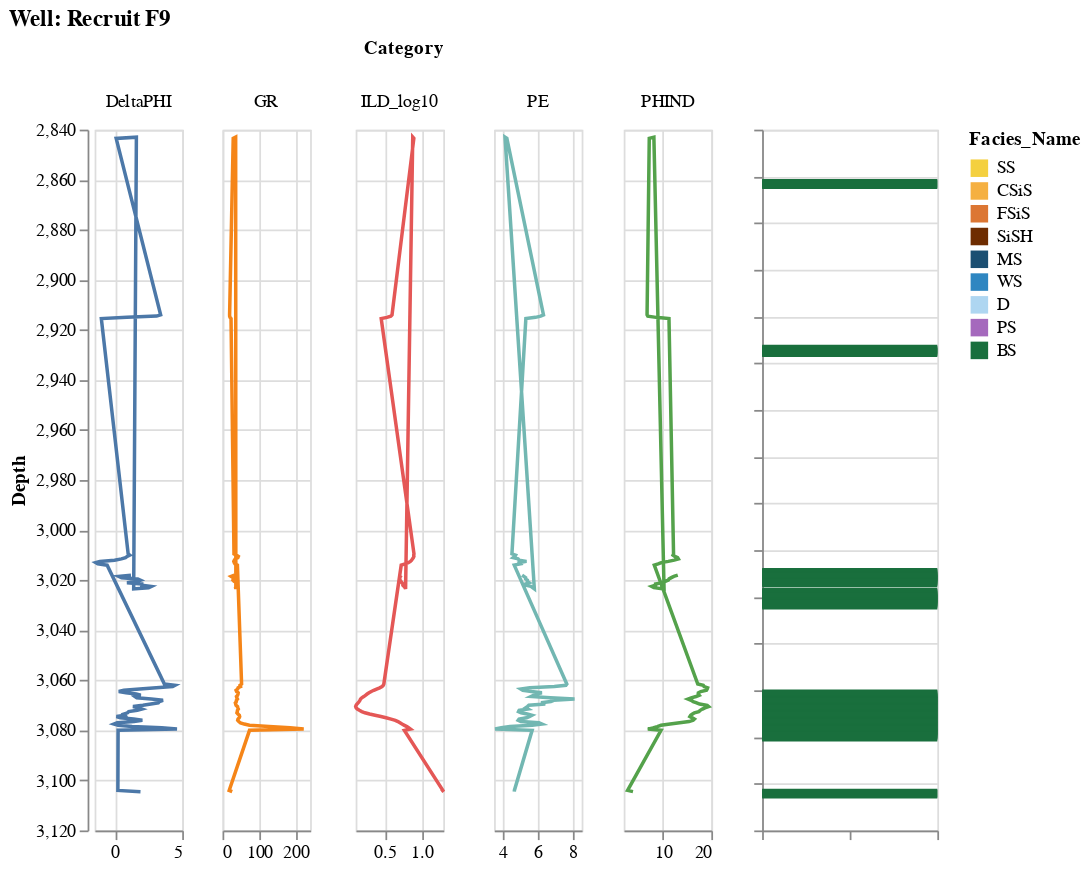

Notebook code for this chart:
### Markdown cell above
Dans la figure ci-dessus, nous regardons l'évolution de nos variables mesurées et le type de faciès en fonction de la profondeur.

On pourrait visualiser d'autres WELLS et déterminer par exemple les faciès qu'on retrouve plus en profondeur.

### Code cell
plot_Facies(df[df['Well Name']=='Recruit F9'], Name='Recruit F9')

### Figure 1 — Vega-Lite specification as saved in the notebook (floating-point values rounded to 4 significant figures; data arrays with more than 128 entries replaced by an {"elided": "..."} marker saying what was removed)
{"config": {"view": {"continuousWidth": 400, "continuousHeight": 300}}, "hconcat": [{"data": {"name": "data-cae32330fcea4c36321f3baf33463c1b"}, "mark": "line", "encoding": {"color": {"type": "nominal", "field": "Category", "legend": null}, "column": {"type": "nominal", "field": "Category"}, "order": {"type": "quantitative", "field": "index"}, "x": {"type": "quantitative", "axis": {"title": null}, "field": "valeur", "scale": {"zero": false}}, "y": {"type": "quantitative", "field": "Depth", "scale": {"reverse": true, "zero": false}}}, "height": 400, "resolve": {"scale": {"x": "independent"}}, "title": "Well: Recruit F9", "transform": [{"filter": "(datum.Category !== 'Facies_Name')"}], "width": 50}, {"data": {"name": "data-79ccadc0c37e87a64f572b6ddb56778b"}, "mark": "bar", "encoding": {"color": {"type": "nominal", "field": "Facies_Name", "scale": {"domain": ["SS", "CSiS", "FSiS", "SiSH", "MS", "WS", "D", "PS", "BS"], "range": ["#F4D03F", "#F5B041", "#DC7633", "#6E2C00", "#1B4F72", "#2E86C1", "#AED6F1", "#A569BD", "#196F3D"]}}, "x": {"type": "quantitative", "aggregate": "count", "axis": {"grid": false, "labels": false, "title": null}}, "y": {"type": "quantitative", "axis": {"labels": false, "title": null}, "field": "Depth", "scale": {"reverse": true}}}, "height": 400, "width": 100}], "resolve": {"scale": {"color": "independent"}}, "$schema": "https://vega.github.io/schema/vega-lite/v4.8.1.json", "datasets": {"data-cae32330fcea4c36321f3baf33463c1b": {"elided": "408 records"}, "data-79ccadc0c37e87a64f572b6ddb56778b": [{"Facies": 9, "Formation": "C LM", "Well Name": "Recruit F9", "Depth": 3018.0, "GR": 32.78, "ILD_log10": 0.723, "DeltaPHI": 1.2, "PHIND": 13.11, "PE": 5.1, "RELPOS": 0.186, "NM_M2": 1, "Facies_Name": "BS"}, {"Facies": 9, "Formation": "C LM", "Well Name": "Recruit F9", "Depth": 3018.0, "GR": 23.5, "ILD_log10": 0.711, "DeltaPHI": 0.3, "PHIND": 12.3, "PE": 5.2, "RELPOS": 0.176, "NM_M2": 1, "Facies_Name": "BS"}, {"Facies": 9, "Formation": "C LM", "Well Name": "Recruit F9", "Depth": 3019.0, "GR": 28.33, "ILD_log10": 0.706, "DeltaPHI": 0.5, "PHIND": 11.79, "PE": 5.3, "RELPOS": 0.167, "NM_M2": 1, "Facies_Name": "BS"}, {"Facies": 9, "Formation": "C LM", "Well Name": "Recruit F9", "Depth": 3020.0, "GR": 31.12, "ILD_log10": 0.704, "DeltaPHI": 1.7, "PHIND": 11.32, "PE": 5.3, "RELPOS": 0.157, "NM_M2": 1, "Facies_Name": "BS"}, {"Facies": 9, "Formation": "C LM", "Well Name": "Recruit F9", "Depth": 3020.0, "GR": 28.68, "ILD_log10": 0.709, "DeltaPHI": 1.9, "PHIND": 11.16, "PE": 5.4, "RELPOS": 0.147, "NM_M2": 1, "Facies_Name": "BS"}, {"Facies": 9, "Formation": "C LM", "Well Name": "Recruit F9", "Depth": 3020.0, "GR": 31.67, "ILD_log10": 0.721, "DeltaPHI": 1.6, "PHIND": 10.54, "PE": 5.4, "RELPOS": 0.137, "NM_M2": 1, "Facies_Name": "BS"}, {"Facies": 9, "Formation": "C LM", "Well Name": "Recruit F9", "Depth": 3021.0, "GR": 39.75, "ILD_log10": 0.733, "DeltaPHI": 0.9, "PHIND": 10.04, "PE": 5.5, "RELPOS": 0.127, "NM_M2": 1, "Facies_Name": "BS"}, {"Facies": 9, "Formation": "C LM", "Well Name": "Recruit F9", "Depth": 3022.0, "GR": 36.56, "ILD_log10": 0.747, "DeltaPHI": 2.0, "PHIND": 8.545, "PE": 5.3, "RELPOS": 0.118, "NM_M2": 1, "Facies_Name": "BS"}, {"Facies": 9, "Formation": "C LM", "Well Name": "Recruit F9", "Depth": 3022.0, "GR": 36.56, "ILD_log10": 0.747, "DeltaPHI": 2.0, "PHIND": 8.545, "PE": 5.3, "RELPOS": 0.118, "NM_M2": 1, "Facies_Name": "BS"}, {"Facies": 9, "Formation": "C LM", "Well Name": "Recruit F9", "Depth": 3022.0, "GR": 37.21, "ILD_log10": 0.764, "DeltaPHI": 2.7, "PHIND": 7.73, "PE": 5.6, "RELPOS": 0.108, "NM_M2": 1, "Facies_Name": "BS"}, {"Facies": 9, "Formation": "C LM", "Well Name": "Recruit F9", "Depth": 3023.0, "GR": 35.8, "ILD_log10": 0.777, "DeltaPHI": 2.5, "PHIND": 8.195, "PE": 5.7, "RELPOS": 0.098, "NM_M2": 1, "Facies_Name": "BS"}, {"Facies": 9, "Formation": "C LM", "Well Name": "Recruit F9", "Depth": 3024.0, "GR": 36.56, "ILD_log10": 0.784, "DeltaPHI": 1.4, "PHIND": 10.29, "PE": 5.8, "RELPOS": 0.088, "NM_M2": 1, "Facies_Name": "BS"}, {"Facies": 9, "Formation": "A1 LM", "Well Name": "Recruit F9", "Depth": 2843.0, "GR": 36.08, "ILD_log10": 0.882, "DeltaPHI": 1.6, "PHIND": 8.2, "PE": 4.125, "RELPOS": 0.645, "NM_M2": 1, "Facies_Name": "BS"}, {"Facies": 9, "Formation": "A1 LM", "Well Name": "Recruit F9", "Depth": 2844.0, "GR": 29.34, "ILD_log10": 0.897, "DeltaPHI": 0.1, "PHIND": 7.25, "PE": 4.23, "RELPOS": 0.632, "NM_M2": 1, "Facies_Name": "BS"}, {"Facies": 9, "Formation": "B2 LM", "Well Name": "Recruit F9", "Depth": 2914.0, "GR": 19.46, "ILD_log10": 0.598, "DeltaPHI": 3.4, "PHIND": 6.8, "PE": 6.321, "RELPOS": 0.556, "NM_M2": 1, "Facies_Name": "BS"}, {"Facies": 9, "Formation": "B2 LM", "Well Name": "Recruit F9", "Depth": 2914.0, "GR": 19.55, "ILD_log10": 0.581, "DeltaPHI": 3.1, "PHIND": 6.95, "PE": 6.16, "RELPOS": 0.519, "NM_M2": 1, "Facies_Name": "BS"}, {"Facies": 9, "Formation": "B2 LM", "Well Name": "Recruit F9", "Depth": 2915.0, "GR": 20.65, "ILD_log10": 0.529, "DeltaPHI": 0.9, "PHIND": 8.65, "PE": 5.865, "RELPOS": 0.481, "NM_M2": 1, "Facies_Name": "BS"}, {"Facies": 9, "Formation": "B2 LM", "Well Name": "Recruit F9", "Depth": 2916.0, "GR": 23.37, "ILD_log10": 0.45, "DeltaPHI": -1.0, "PHIND": 11.3, "PE": 5.315, "RELPOS": 0.444, "NM_M2": 1, "Facies_Name": "BS"}, {"Facies": 9, "Formation": "B2 LM", "Well Name": "Recruit F9", "Depth": 3010.0, "GR": 31.45, "ILD_log10": 0.899, "DeltaPHI": 0.99, "PHIND": 12.24, "PE": 4.52, "RELPOS": 0.833, "NM_M2": 1, "Facies_Name": "BS"}, {"Facies": 9, "Formation": "B2 LM", "Well Name": "Recruit F9", "Depth": 3010.0, "GR": 37.84, "ILD_log10": 0.895, "DeltaPHI": 1.105, "PHIND": 12.13, "PE": 4.727, "RELPOS": 0.8, "NM_M2": 1, "Facies_Name": "BS"}, {"Facies": 9, "Formation": "B2 LM", "Well Name": "Recruit F9", "Depth": 3010.0, "GR": 43.31, "ILD_log10": 0.898, "DeltaPHI": 0.916, "PHIND": 12.51, "PE": 4.687, "RELPOS": 0.767, "NM_M2": 1, "Facies_Name": "BS"}, {"Facies": 9, "Formation": "B2 LM", "Well Name": "Recruit F9", "Depth": 3011.0, "GR": 41.91, "ILD_log10": 0.891, "DeltaPHI": 0.793, "PHIND": 13.07, "PE": 4.594, "RELPOS": 0.733, "NM_M2": 1, "Facies_Name": "BS"}, {"Facies": 9, "Formation": "B2 LM", "Well Name": "Recruit F9", "Depth": 3012.0, "GR": 35.06, "ILD_log10": 0.878, "DeltaPHI": 0.492, "PHIND": 13.23, "PE": 4.867, "RELPOS": 0.7, "NM_M2": 1, "Facies_Name": "BS"}, {"Facies": 9, "Formation": "B2 LM", "Well Name": "Recruit F9", "Depth": 3012.0, "GR": 32.53, "ILD_log10": 0.867, "DeltaPHI": -0.022, "PHIND": 12.38, "PE": 4.93, "RELPOS": 0.667, "NM_M2": 1, "Facies_Name": "BS"}, {"Facies": 9, "Formation": "B2 LM", "Well Name": "Recruit F9", "Depth": 3012.0, "GR": 30.91, "ILD_log10": 0.85, "DeltaPHI": -1.111, "PHIND": 11.17, "PE": 5.352, "RELPOS": 0.633, "NM_M2": 1, "Facies_Name": "BS"}, {"Facies": 9, "Formation": "B2 LM", "Well Name": "Recruit F9", "Depth": 3013.0, "GR": 32.19, "ILD_log10": 0.821, "DeltaPHI": -1.42, "PHIND": 9.721, "PE": 4.961, "RELPOS": 0.6, "NM_M2": 1, "Facies_Name": "BS"}, {"Facies": 9, "Formation": "B2 LM", "Well Name": "Recruit F9", "Depth": 3014.0, "GR": 34.28, "ILD_log10": 0.778, "DeltaPHI": -1.263, "PHIND": 9.076, "PE": 5.012, "RELPOS": 0.567, "NM_M2": 1, "Facies_Name": "BS"}, {"Facies": 9, "Formation": "B2 LM", "Well Name": "Recruit F9", "Depth": 3014.0, "GR": 40.84, "ILD_log10": 0.724, "DeltaPHI": -0.57, "PHIND": 8.284, "PE": 4.652, "RELPOS": 0.533, "NM_M2": 1, "Facies_Name": "BS"}, {"Facies": 9, "Formation": "B5 LM", "Well Name": "Recruit F9", "Depth": 3062.0, "GR": 52.28, "ILD_log10": 0.486, "DeltaPHI": 3.68, "PHIND": 17.22, "PE": 7.652, "RELPOS": 0.75, "NM_M2": 1, "Facies_Name": "BS"}, {"Facies": 9, "Formation": "B5 LM", "Well Name": "Recruit F9", "Depth": 3062.0, "GR": 48.12, "ILD_log10": 0.479, "DeltaPHI": 4.463, "PHIND": 18.34, "PE": 7.598, "RELPOS": 0.733, "NM_M2": 1, "Facies_Name": "BS"}, {"Facies": 9, "Formation": "B5 LM", "Well Name": "Recruit F9", "Depth": 3062.0, "GR": 49.41, "ILD_log10": 0.462, "DeltaPHI": 4.29, "PHIND": 18.51, "PE": 6.941, "RELPOS": 0.717, "NM_M2": 1, "Facies_Name": "BS"}, {"Facies": 9, "Formation": "B5 LM", "Well Name": "Recruit F9", "Depth": 3063.0, "GR": 42.69, "ILD_log10": 0.429, "DeltaPHI": 3.075, "PHIND": 19.24, "PE": 5.539, "RELPOS": 0.7, "NM_M2": 1, "Facies_Name": "BS"}, {"Facies": 9, "Formation": "B5 LM", "Well Name": "Recruit F9", "Depth": 3064.0, "GR": 41.44, "ILD_log10": 0.387, "DeltaPHI": 1.846, "PHIND": 19.15, "PE": 5.027, "RELPOS": 0.683, "NM_M2": 1, "Facies_Name": "BS"}, {"Facies": 9, "Formation": "B5 LM", "Well Name": "Recruit F9", "Depth": 3064.0, "GR": 37.22, "ILD_log10": 0.348, "DeltaPHI": 0.672, "PHIND": 19.01, "PE": 5.144, "RELPOS": 0.667, "NM_M2": 1, "Facies_Name": "BS"}, {"Facies": 9, "Formation": "B5 LM", "Well Name": "Recruit F9", "Depth": 3064.0, "GR": 38.66, "ILD_log10": 0.314, "DeltaPHI": 0.292, "PHIND": 17.82, "PE": 5.633, "RELPOS": 0.65, "NM_M2": 1, "Facies_Name": "BS"}, {"Facies": 9, "Formation": "B5 LM", "Well Name": "Recruit F9", "Depth": 3065.0, "GR": 43.0, "ILD_log10": 0.283, "DeltaPHI": 0.828, "PHIND": 17.34, "PE": 6.231, "RELPOS": 0.633, "NM_M2": 1, "Facies_Name": "BS"}, {"Facies": 9, "Formation": "B5 LM", "Well Name": "Recruit F9", "Depth": 3066.0, "GR": 42.53, "ILD_log10": 0.257, "DeltaPHI": 1.594, "PHIND": 17.3, "PE": 5.898, "RELPOS": 0.617, "NM_M2": 1, "Facies_Name": "BS"}, {"Facies": 9, "Formation": "B5 LM", "Well Name": "Recruit F9", "Depth": 3066.0, "GR": 41.19, "ILD_log10": 0.234, "DeltaPHI": 1.921, "PHIND": 17.51, "PE": 5.754, "RELPOS": 0.6, "NM_M2": 1, "Facies_Name": "BS"}, {"Facies": 9, "Formation": "B5 LM", "Well Name": "Recruit F9", "Depth": 3066.0, "GR": 38.25, "ILD_log10": 0.211, "DeltaPHI": 1.498, "PHIND": 16.86, "PE": 5.609, "RELPOS": 0.583, "NM_M2": 1, "Facies_Name": "BS"}, {"Facies": 9, "Formation": "B5 LM", "Well Name": "Recruit F9", "Depth": 3067.0, "GR": 39.22, "ILD_log10": 0.184, "DeltaPHI": 1.629, "PHIND": 15.85, "PE": 6.711, "RELPOS": 0.567, "NM_M2": 1, "Facies_Name": "BS"}, {"Facies": 9, "Formation": "B5 LM", "Well Name": "Recruit F9", "Depth": 3068.0, "GR": 40.94, "ILD_log10": 0.167, "DeltaPHI": 2.706, "PHIND": 15.21, "PE": 8.094, "RELPOS": 0.55, "NM_M2": 1, "Facies_Name": "BS"}, {"Facies": 9, "Formation": "B5 LM", "Well Name": "Recruit F9", "Depth": 3068.0, "GR": 38.0, "ILD_log10": 0.158, "DeltaPHI": 3.576, "PHIND": 15.86, "PE": 6.902, "RELPOS": 0.533, "NM_M2": 1, "Facies_Name": "BS"}, {"Facies": 9, "Formation": "B5 LM", "Well Name": "Recruit F9", "Depth": 3068.0, "GR": 37.94, "ILD_log10": 0.148, "DeltaPHI": 3.308, "PHIND": 16.27, "PE": 6.742, "RELPOS": 0.517, "NM_M2": 1, "Facies_Name": "BS"}, {"Facies": 9, "Formation": "B5 LM", "Well Name": "Recruit F9", "Depth": 3069.0, "GR": 35.16, "ILD_log10": 0.133, "DeltaPHI": 3.224, "PHIND": 16.99, "PE": 6.18, "RELPOS": 0.5, "NM_M2": 1, "Facies_Name": "BS"}, {"Facies": 9, "Formation": "B5 LM", "Well Name": "Recruit F9", "Depth": 3070.0, "GR": 36.09, "ILD_log10": 0.118, "DeltaPHI": 2.679, "PHIND": 17.59, "PE": 6.422, "RELPOS": 0.483, "NM_M2": 1, "Facies_Name": "BS"}, {"Facies": 9, "Formation": "B5 LM", "Well Name": "Recruit F9", "Depth": 3070.0, "GR": 37.06, "ILD_log10": 0.106, "DeltaPHI": 2.082, "PHIND": 19.16, "PE": 5.484, "RELPOS": 0.467, "NM_M2": 1, "Facies_Name": "BS"}, {"Facies": 9, "Formation": "B5 LM", "Well Name": "Recruit F9", "Depth": 3070.0, "GR": 41.0, "ILD_log10": 0.1, "DeltaPHI": 1.348, "PHIND": 19.45, "PE": 5.398, "RELPOS": 0.45, "NM_M2": 1, "Facies_Name": "BS"}, {"Facies": 9, "Formation": "B5 LM", "Well Name": "Recruit F9", "Depth": 3071.0, "GR": 42.03, "ILD_log10": 0.106, "DeltaPHI": 1.723, "PHIND": 18.69, "PE": 5.297, "RELPOS": 0.433, "NM_M2": 1, "Facies_Name": "BS"}, {"Facies": 9, "Formation": "B5 LM", "Well Name": "Recruit F9", "Depth": 3072.0, "GR": 43.34, "ILD_log10": 0.123, "DeltaPHI": 2.001, "PHIND": 18.16, "PE": 5.426, "RELPOS": 0.417, "NM_M2": 1, "Facies_Name": "BS"}, {"Facies": 9, "Formation": "B5 LM", "Well Name": "Recruit F9", "Depth": 3072.0, "GR": 40.91, "ILD_log10": 0.151, "DeltaPHI": 1.666, "PHIND": 17.72, "PE": 4.93, "RELPOS": 0.4, "NM_M2": 1, "Facies_Name": "BS"}, {"Facies": 9, "Formation": "B5 LM", "Well Name": "Recruit F9", "Depth": 3072.0, "GR": 40.53, "ILD_log10": 0.184, "DeltaPHI": 1.033, "PHIND": 17.42, "PE": 4.894, "RELPOS": 0.383, "NM_M2": 1, "Facies_Name": "BS"}, {"Facies": 9, "Formation": "B5 LM", "Well Name": "Recruit F9", "Depth": 3073.0, "GR": 39.5, "ILD_log10": 0.227, "DeltaPHI": 0.945, "PHIND": 16.54, "PE": 5.047, "RELPOS": 0.367, "NM_M2": 1, "Facies_Name": "BS"}, {"Facies": 9, "Formation": "B5 LM", "Well Name": "Recruit F9", "Depth": 3074.0, "GR": 42.28, "ILD_log10": 0.29, "DeltaPHI": 0.659, "PHIND": 16.14, "PE": 5.391, "RELPOS": 0.35, "NM_M2": 1, "Facies_Name": "BS"}, {"Facies": 9, "Formation": "B5 LM", "Well Name": "Recruit F9", "Depth": 3074.0, "GR": 46.06, "ILD_log10": 0.366, "DeltaPHI": 0.74, "PHIND": 15.76, "PE": 5.652, "RELPOS": 0.333, "NM_M2": 1, "Facies_Name": "BS"}, {"Facies": 9, "Formation": "B5 LM", "Well Name": "Recruit F9", "Depth": 3074.0, "GR": 47.06, "ILD_log10": 0.446, "DeltaPHI": 0.122, "PHIND": 15.6, "PE": 5.508, "RELPOS": 0.317, "NM_M2": 1, "Facies_Name": "BS"}, {"Facies": 9, "Formation": "B5 LM", "Well Name": "Recruit F9", "Depth": 3075.0, "GR": 45.72, "ILD_log10": 0.516, "DeltaPHI": 0.398, "PHIND": 16.11, "PE": 5.352, "RELPOS": 0.3, "NM_M2": 1, "Facies_Name": "BS"}, {"Facies": 9, "Formation": "B5 LM", "Well Name": "Recruit F9", "Depth": 3076.0, "GR": 42.41, "ILD_log10": 0.585, "DeltaPHI": 1.393, "PHIND": 16.53, "PE": 4.926, "RELPOS": 0.283, "NM_M2": 1, "Facies_Name": "BS"}, {"Facies": 9, "Formation": "B5 LM", "Well Name": "Recruit F9", "Depth": 3076.0, "GR": 41.59, "ILD_log10": 0.643, "DeltaPHI": 2.044, "PHIND": 16.27, "PE": 4.875, "RELPOS": 0.267, "NM_M2": 1, "Facies_Name": "BS"}, {"Facies": 9, "Formation": "B5 LM", "Well Name": "Recruit F9", "Depth": 3076.0, "GR": 44.53, "ILD_log10": 0.68, "DeltaPHI": 1.426, "PHIND": 15.42, "PE": 5.031, "RELPOS": 0.25, "NM_M2": 1, "Facies_Name": "BS"}, {"Facies": 9, "Formation": "B5 LM", "Well Name": "Recruit F9", "Depth": 3077.0, "GR": 49.25, "ILD_log10": 0.707, "DeltaPHI": 0.181, "PHIND": 13.49, "PE": 6.062, "RELPOS": 0.233, "NM_M2": 1, "Facies_Name": "BS"}, {"Facies": 9, "Formation": "B5 LM", "Well Name": "Recruit F9", "Depth": 3078.0, "GR": 59.59, "ILD_log10": 0.735, "DeltaPHI": -0.061, "PHIND": 11.54, "PE": 6.227, "RELPOS": 0.217, "NM_M2": 1, "Facies_Name": "BS"}, {"Facies": 9, "Formation": "B5 LM", "Well Name": "Recruit F9", "Depth": 3078.0, "GR": 74.0, "ILD_log10": 0.768, "DeltaPHI": 0.243, "PHIND": 9.67, "PE": 5.672, "RELPOS": 0.2, "NM_M2": 1, "Facies_Name": "BS"}, {"Facies": 9, "Formation": "B5 LM", "Well Name": "Recruit F9", "Depth": 3078.0, "GR": 127.5, "ILD_log10": 0.802, "DeltaPHI": 1.28, "PHIND": 8.876, "PE": 4.406, "RELPOS": 0.183, "NM_M2": 1, "Facies_Name": "BS"}, {"Facies": 9, "Formation": "B5 LM", "Well Name": "Recruit F9", "Depth": 3079.0, "GR": 185.2, "ILD_log10": 0.83, "DeltaPHI": 3.48, "PHIND": 7.995, "PE": 3.912, "RELPOS": 0.167, "NM_M2": 1, "Facies_Name": "BS"}, {"Facies": 9, "Formation": "B5 LM", "Well Name": "Recruit F9", "Depth": 3080.0, "GR": 222.5, "ILD_log10": 0.852, "DeltaPHI": 4.614, "PHIND": 6.959, "PE": 3.557, "RELPOS": 0.15, "NM_M2": 1, "Facies_Name": "BS"}, {"Facies": 9, "Formation": "B5 LM", "Well Name": "Recruit F9", "Depth": 3080.0, "GR": 74.0, "ILD_log10": 0.768, "DeltaPHI": 0.243, "PHIND": 9.67, "PE": 5.672, "RELPOS": 0.2, "NM_M2": 1, "Facies_Name": "BS"}, {"Facies": 9, "Formation": "C LM", "Well Name": "Recruit F9", "Depth": 3104.0, "GR": 18.3, "ILD_log10": 1.294, "DeltaPHI": 0.227, "PHIND": 2.8, "PE": 4.66, "RELPOS": 0.952, "NM_M2": 1, "Facies_Name": "BS"}, {"Facies": 9, "Formation": "C LM", "Well Name": "Recruit F9", "Depth": 3104.0, "GR": 26.61, "ILD_log10": 1.273, "DeltaPHI": 1.905, "PHIND": 3.905, "PE": 4.656, "RELPOS": 0.944, "NM_M2": 1, "Facies_Name": "BS"}]}}
